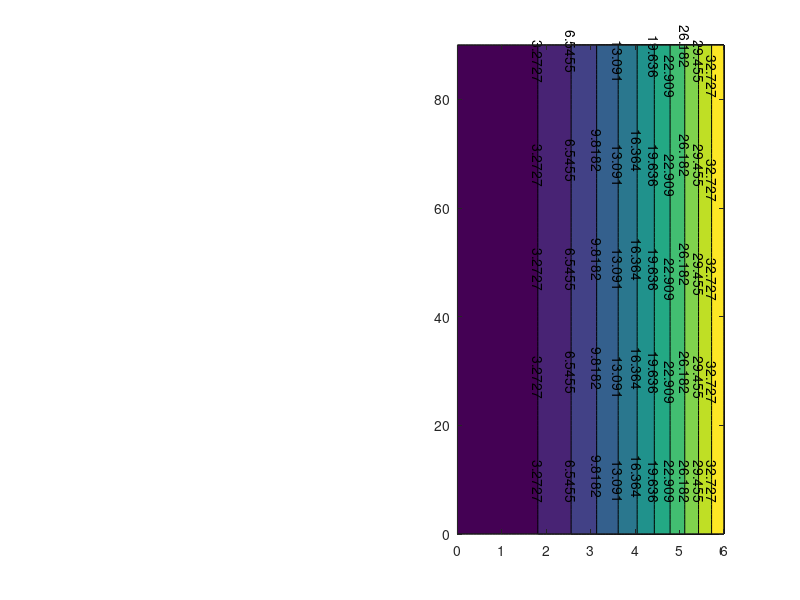

Write the MATLAB code that produced this figure. (Note: this script raises an error after producing the figure.)
% Compute the optimal trajectory of a canon ball to reach a given target 
% with minimal energy using Single Shooting. 

% Clear
clear
clc
close all

% Set target
target.x = 6;
target.y = 0;

% Plot
figure(1)
set(gcf,'position',[0, 0, 1920, 1080])

% Plot objective contour
subplot(1, 2, 2)
[X,Y] = meshgrid(linspace(0, 6), linspace(0, 90));
contourf(X,Y,X.^2,'ShowText','on'); hold on;

% Loop
while true

    % Grid search
    x = linspace(4.2, 5, 7);
    y = linspace(pi/10, pi/2-pi/5, 20);
    best_cost = inf;
    best_sol = 0;
    for i=1:length(x)
        for j=1:length(y)
            [c, ceq] = nonLinCst([x(i), y(j)] ,target);
            cost = objective([x(i), y(j)], target);
            if cost < best_cost && abs(ceq(1)) < 0.1
                best_cost = cost;
                best_sol = [x(i), y(j)];
            end
        end
    end

    % Plot solution
    subplot(1, 2, 2)
    plot(best_sol(1), best_sol(2)/pi*180, '.k', 'MarkerSize',50); hold on
    pause(5)
        
    % Clear all
    clf

    % Use FMINCON to solve the constrained optimization problem:
    sol = fmincon(@(decVar)objective(decVar, target), [1, 1], [], [], [], [], [0; 0], [6; 90], @(decVar)nonLinCst(decVar,target));

    % Plot solution
    subplot(1, 2, 2)
    plot(sol(1), sol(2)/pi*180, '.k', 'MarkerSize',50); hold on
    pause(5)

    % Clear all
    clf

end

function [y] = simulate(decVar)

    % Unpack decision variables
    v0 = decVar(1); 
    th0 = decVar(2);

    % Set up initial conditions 
    x0 = 0;  
    y0 = 0;
    dx0 = v0*cos(th0);
    dy0 = v0*sin(th0);
    
    % Params
    userFun = @(t,z)cannon_dynamics(t,z);
    tSpan = [0,100];
    z0 = [x0;y0;dx0;dy0];
    
    % Event options
    options = odeset('Events',@groundEvent,'Vectorized','on');
    
    % Solve
    [~, y] = ode45(userFun, tSpan, z0, options);

end

% Non-linear constraint function for multiple shooting
function [C, Ceq] = nonLinCst(decVar,target)

    % Simulate
    y = simulate(decVar);

    % End state
    xFinal = y(end, 1);
    yFinal = y(end, 2);

    % Define constraints
    C = []; % No inequality constraints
    Ceq = [xFinal - target.x; yFinal - target.y];  % Boundary Condition

    % Plot solution
    subplot(1, 2, 1)
    plot(y(:, 1),y(:, 2),'LineWidth',3); hold on;
    plot(y(end,1), y(end,2), '.r', 'MarkerSize',30)
    plot(6, 0, '.g', 'MarkerSize',30)
    title("Canon simulation")
    xlabel('X  Position (m)');
    ylabel('Y  Position (m)');
    axis([0 8 0 4])
    drawnow()
    
    % Plot constraint
    %subplot(2, 2, 3)
    %error = xFinal - target.x;
    %if abs(error) < 0.1
        %plot(decVar(1), decVar(2)/pi*180, '.g', 'MarkerSize',30); hold on
    %else
        %plot(decVar(1), decVar(2)/pi*180, '.r', 'MarkerSize',30); hold on
    %end
    %title('Constraint function')
    %xlabel('Velocity (m/s)')
    %ylabel('Angle (deg)')
    %axis([0 6 0 90])
    %drawnow()

end

% Objective function for optimization 
function cost = objective(decVar, target)
    
    % Simulate
    y = simulate(decVar);

    % Initial energy of the cannon ball (v0^2)
    cost = decVar(1)^2;

    % Plot objective contour
    subplot(1, 2, 2)
    if abs(y(end, 1) - target.x) < 0.1
        plot(decVar(1), decVar(2)/pi*180, '.g', 'MarkerSize',30); hold on
    else
        plot(decVar(1), decVar(2)/pi*180, '.r', 'MarkerSize',30); hold on
    end
    title('Objective function contour')
    xlabel('Velocity (m/s)')
    ylabel('Angle (deg)')
    axis([0, 6, 0, 90])
    drawnow()

    % Plot objective surface
    %subplot(2, 2, 4)
    %[X,Y] = meshgrid(linspace(0, 6), linspace(0, 90));
    %surf(X,Y,X.^2); hold on;
    %if abs(y(end, 1) - target.x) < 0.1
        %plot3(decVar(1), decVar(2)/pi*180, cost, '.g', 'MarkerSize',30); hold on
    %else
        %plot3(decVar(1), decVar(2)/pi*180, cost, '.r', 'MarkerSize',30); hold on
    %end
    %title('Objective function surface')
    %xlabel('Velocity (m/s)')
    %ylabel('Angle (deg)')
    %axis([0, 6, 0, 90])
    %drawnow()

end

% Dynamics
function [dz] = cannon_dynamics(~,z)

    % Dynamic params
    m = 1; % Mass [kg]
    g = 1; % Gravity constant [N/kg]
    c = 0.2; % Quadratic drag coefficient [Ns/m]

    % Init state
    dz = zeros(size(z));
    
    % First-order form (derivative of position states is velocity states)
    dz(1:2,:) = z(3:4,:);
    
    % Compute the speed (used for drag force calculation)
    dx = z(3,:);
    dy = z(4,:);
    v = sqrt(dx.*dx + dy.*dy); 
    
    % Record the accelerations (derivative of velocity states)
    dz(3,:) = -m*c*dx.*v;
    dz(4,:) = -m*c*dy.*v - m*g; 

end

% Ground event
function [value, isterminal, direction] = groundEvent(~,z)

    % Vertical position of the cannon ball
    height = z(2,:);  
    
    % The value that we want to be zero
    value = height; 

    % Halt integration
    isterminal = true; 

    % Locate zeros where the event function is decreasing
    direction = -1; 

end







